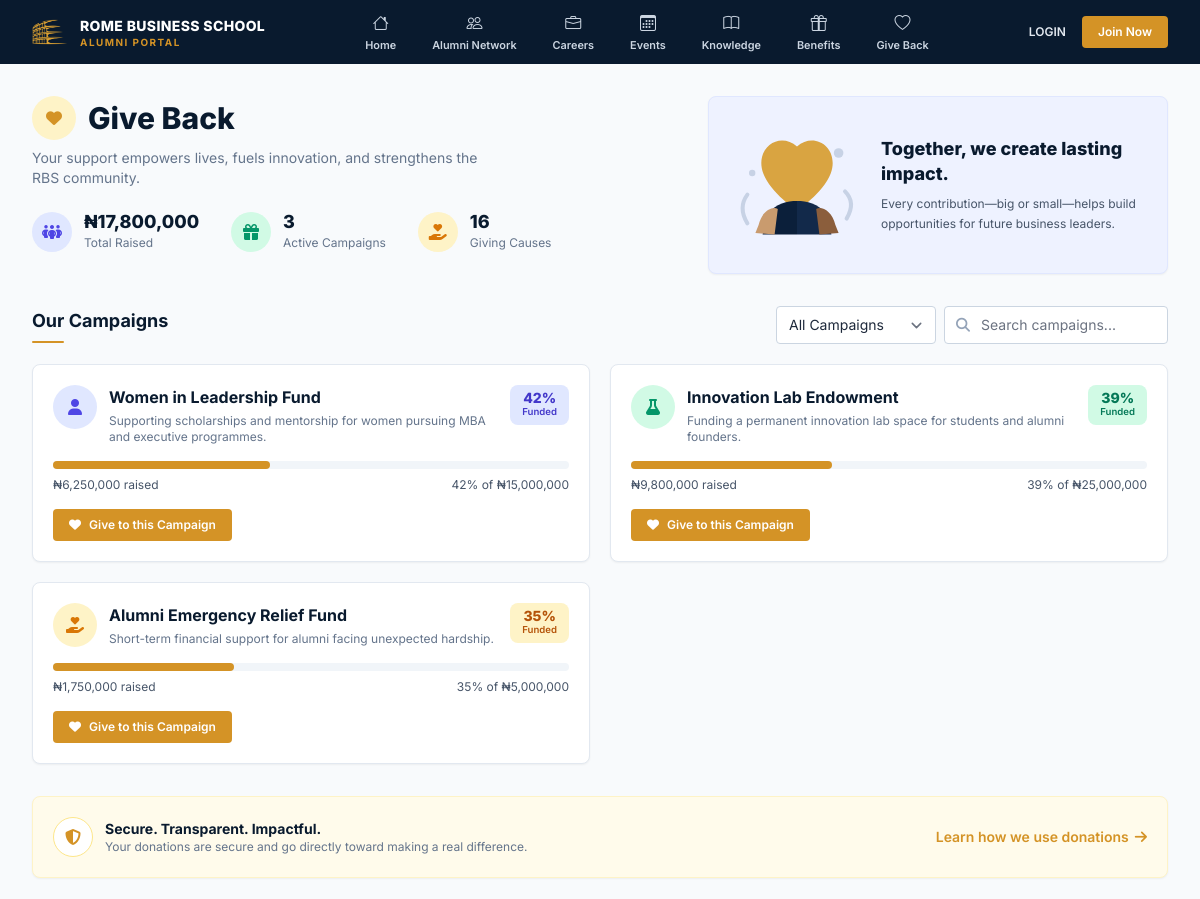
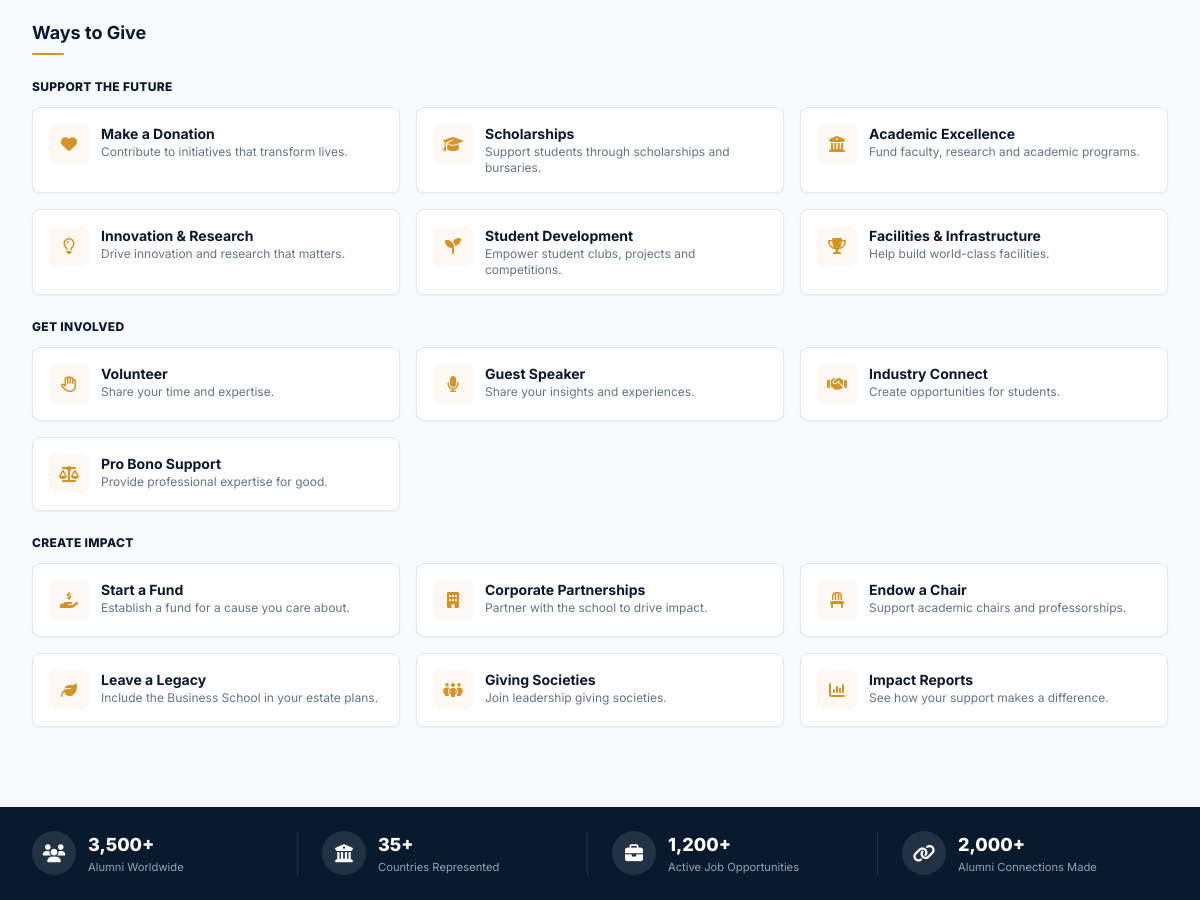
The page /give on the database its author committed (2 pictures, top to bottom).
### tables this page shows
CREATE TABLE campaigns (
  id INT AUTO_INCREMENT PRIMARY KEY,
  title VARCHAR(200) NOT NULL,
  description TEXT NULL,
  image VARCHAR(255) NULL,
  goal_amount DECIMAL(12,2) NOT NULL DEFAULT 0,
  raised_amount DECIMAL(12,2) NOT NULL DEFAULT 0,
  status ENUM('active','closed') NOT NULL DEFAULT 'active',
  created_at TIMESTAMP DEFAULT CURRENT_TIMESTAMP,
  updated_at TIMESTAMP DEFAULT CURRENT_TIMESTAMP ON UPDATE CURRENT_TIMESTAMP
);

CREATE TABLE giving_causes (
  id INT AUTO_INCREMENT PRIMARY KEY,
  column_group ENUM('support','involve','impact') NOT NULL DEFAULT 'support',
  slug VARCHAR(120) NOT NULL UNIQUE,
  title VARCHAR(150) NOT NULL,
  description VARCHAR(255) NULL,
  body MEDIUMTEXT NULL,
  icon VARCHAR(60) NOT NULL DEFAULT 'fa-solid fa-heart',
  sort_order INT NOT NULL DEFAULT 0,
  created_at TIMESTAMP DEFAULT CURRENT_TIMESTAMP,
  updated_at TIMESTAMP DEFAULT CURRENT_TIMESTAMP ON UPDATE CURRENT_TIMESTAMP
);

### app/Views/giving/index.php (the view, shortened to what the rows shown need)
<div class="max-w-[1280px] mx-auto px-4 md:px-8 py-8">
  <div class="grid grid-cols-1 lg:grid-cols-[1fr_460px] gap-6 items-stretch mb-8">
    <div>
      <div class="flex items-center gap-3 mb-2">
        <div class="w-11 h-11 rounded-full bg-amber-100 text-gold flex items-center justify-center flex-shrink-0"><i class="fa-solid fa-heart"></i></div>
        <h1 class="text-2xl md:text-3xl font-extrabold text-primary-navy">Give Back</h1>
      </div>
      <p class="text-sm text-slate-500 mb-6 max-w-md">Your support empowers lives, fuels innovation, and strengthens the RBS community.</p>
      <div class="flex flex-wrap gap-x-8 gap-y-4">
        <div class="flex items-center gap-3">
          <div class="w-10 h-10 rounded-full bg-indigo-100 text-indigo-600 flex items-center justify-center flex-shrink-0"><i class="fa-solid fa-people-group"></i></div>
          <div>
            <p class="text-lg font-extrabold text-primary-navy leading-none">&#8358;<?= number_format($totalRaised) ?></p>
            <p class="text-xs text-slate-500 mt-1">Total Raised</p>
          </div>
        </div>
        <div class="flex items-center gap-3">
          <div class="w-10 h-10 rounded-full bg-emerald-100 text-emerald-600 flex items-center justify-center flex-shrink-0"><i class="fa-solid fa-gift"></i></div>
          <div>
            <p class="text-lg font-extrabold text-primary-navy leading-none"><?= (int) $activeCount ?></p>
            <p class="text-xs text-slate-500 mt-1">Active Campaigns</p>
          </div>
        </div>
        <div class="flex items-center gap-3">
          <div class="w-10 h-10 rounded-full bg-amber-100 text-amber-600 flex items-center justify-center flex-shrink-0"><i class="fa-solid fa-hand-holding-heart"></i></div>
          <div>
            <p class="text-lg font-extrabold text-primary-navy leading-none"><?= (int) $causesCount ?></p>
            <p class="text-xs text-slate-500 mt-1">Giving Causes</p>
          </div>
        </div>
      </div>
    </div>
    <div class="card !bg-indigo-50 !border-indigo-100 p-6 flex items-center gap-5">
      <div class="flex-shrink-0">
      </div>
      <div>
        <h3 class="text-lg font-extrabold text-primary-navy leading-snug">Together, we create lasting impact.</h3>
        <p class="text-xs text-slate-600 mt-2 leading-relaxed">Every contribution—big or small—helps build opportunities for future business leaders.</p>
      </div>
    </div>
  </div>
  <div class="flex flex-wrap items-center justify-between gap-3 mb-5">
    <div>
      <h2 class="text-lg font-bold text-primary-navy">Our Campaigns</h2>
      <div class="w-8 h-0.5 bg-gold rounded-full mt-1.5"></div>
    </div>
    <div class="flex items-center gap-2">
      <form method="GET" action="<?= e(url('give')) ?>">
        <select name="sort" onchange="this.form.submit()" class="form-input text-sm !pr-9 min-w-[160px]">
          <option value="newest" <?= $sort === 'newest' ? 'selected' : '' ?>>All Campaigns</option>
        </select>
      </form>
      <form method="GET" action="<?= e(url('give')) ?>" class="relative">
        <input type="text" name="q" value="<?= e($q) ?>" placeholder="Search campaigns..." class="form-input !pl-9 text-sm w-52 sm:w-56">
        <button type="submit" class="absolute left-3 top-1/2 -translate-y-1/2 text-slate-400 text-sm"><i class="fa-solid fa-magnifying-glass"></i></button>
      </form>
    </div>
  </div>
  <div class="grid grid-cols-1 md:grid-cols-2 gap-5">
    <?php foreach ($campaigns as $i => $campaign): ?>
      <?php
        $pct = $campaign['goal_amount'] > 0 ? min(100, round($campaign['raised_amount'] / $campaign['goal_amount'] * 100)) : 0;
        $colors = campaign_color($campaign['title'], $i);
      ?>
      <div class="card p-5">
        <div class="flex items-start justify-between gap-3 mb-4">
          <div class="flex items-start gap-3 min-w-0">
            <div class="w-11 h-11 rounded-full <?= e($colors['bg']) ?> <?= e($colors['text']) ?> flex items-center justify-center flex-shrink-0"><i class="fa-solid <?= e(campaign_icon($campaign['title'], $i)) ?>"></i></div>
            <div class="min-w-0">
              <h4 class="text-base font-bold text-primary-navy"><?= e($campaign['title']) ?></h4>
              <p class="text-xs text-slate-500 mt-1"><?= e($campaign['description']) ?></p>
            </div>
          </div>
          <span class="<?= e($colors['badge']) ?> rounded-lg text-center flex-shrink-0 flex flex-col items-center px-3 py-1.5">
            <span class="text-sm font-extrabold leading-none"><?= $pct ?>%</span>
            <span class="text-[0.6rem] font-semibold">Funded</span>
          </span>
        </div>
        <div class="w-full bg-slate-100 rounded-full h-2 mb-2">
          <div class="bg-gold h-2 rounded-full" style="width: <?= $pct ?>%"></div>
        </div>
        <div class="flex justify-between text-xs text-slate-600 mb-4">
          <span>&#8358;<?= number_format((float) $campaign['raised_amount']) ?> raised</span>
          <span><?= $pct ?>% of &#8358;<?= number_format((float) $campaign['goal_amount']) ?></span>
        </div>
        <?php $alreadyGiven = in_array((int) $campaign['id'], $confirmedCampaignIds, true); ?>
        <?php if ($alreadyGiven): ?>
          <div class="flex items-center gap-3">
            <span class="badge bg-emerald-100 text-emerald-700 inline-flex items-center gap-1.5"><i class="fa-solid fa-circle-check"></i> Marked as Given</span>
            <button type="button" id="reveal-give-btn-<?= $campaign['id'] ?>" class="text-xs text-slate-500 hover:text-gold hover:underline" onclick="document.getElementById('reveal-give-btn-<?= $campaign['id'] ?>').classList.add('hidden'); document.getElementById('reveal-give-panel-<?= $campaign['id'] ?>').classList.remove('hidden');">View donation methods</button>
          </div>
        <?php else: ?>
          <button type="button" id="reveal-give-btn-<?= $campaign['id'] ?>" class="btn-gold !px-4 !py-2 text-xs flex items-center gap-2" onclick="document.getElementById('reveal-give-btn-<?= $campaign['id'] ?>').classList.add('hidden'); document.getElementById('reveal-give-panel-<?= $campaign['id'] ?>').classList.remove('hidden');"><i class="fa-solid fa-heart"></i> Give to this Campaign</button>
        <?php endif; ?>
      </div>
    <?php endforeach; ?>
  </div>
  <div class="card !bg-amber-50 !border-amber-100 p-5 mt-8 flex flex-wrap items-center justify-between gap-4">
    <div class="flex items-center gap-3">
      <div class="w-10 h-10 rounded-full bg-white text-gold flex items-center justify-center flex-shrink-0 border border-amber-200"><i class="fa-solid fa-shield-halved"></i></div>
      <div>
        <p class="text-sm font-bold text-primary-navy">Secure. Transparent. Impactful.</p>
        <p class="text-xs text-slate-500">Your donations are secure and go directly toward making a real difference.</p>
      </div>
    </div>
    <a href="<?= e(url('give/causes/make-a-donation')) ?>" class="text-sm font-semibold text-gold hover:underline flex items-center gap-1.5 flex-shrink-0">Learn how we use donations <i class="fa-solid fa-arrow-right"></i></a>
  </div>
  <?php
  $groupLabels = ['support' => 'Support the Future', 'involve' => 'Get Involved', 'impact' => 'Create Impact'];
  $causesByGroup = [];
  foreach ($causes as $cause) {
      $causesByGroup[$cause['column_group']][] = $cause;
  }
  ?>
  <?php if ($causesByGroup): ?>
    <div class="mt-10">
      <h2 class="text-lg font-bold text-primary-navy">Ways to Give</h2>
      <div class="w-8 h-0.5 bg-gold rounded-full mt-1.5"></div>
    </div>
    <?php foreach ($groupLabels as $groupKey => $groupLabel): if (empty($causesByGroup[$groupKey])) continue; ?>
      <h3 class="text-xs font-extrabold text-primary-navy uppercase tracking-wide mb-3 mt-6"><?= e($groupLabel) ?></h3>
      <div class="grid grid-cols-1 sm:grid-cols-2 lg:grid-cols-3 gap-4">
        <?php foreach ($causesByGroup[$groupKey] as $cause): ?>
          <a href="<?= e(url('give/causes/' . $cause['slug'])) ?>" class="card p-4 flex items-start gap-3">
            <div class="w-10 h-10 rounded-lg bg-[var(--menu-accent-50)] text-[var(--menu-accent-600)] flex items-center justify-center flex-shrink-0"><i class="<?= e($cause['icon']) ?>"></i></div>
            <div class="min-w-0">
              <h4 class="text-sm font-bold text-primary-navy"><?= e($cause['title']) ?></h4>
              <p class="text-xs text-slate-500"><?= e($cause['description']) ?></p>
            </div>
          </a>
        <?php endforeach; ?>
      </div>
    <?php endforeach; ?>
  <?php endif; ?>
</div>

### app/Core/Router.php (shortened to what the rows shown need)
<?php
class Router
{
    private array $routes = [];
    private function normalize(string $path): string
    {
        $path = rtrim($path, '/');
        return $path === '' ? '/' : $path;
    }
    private function add(string $method, string $path, string $handler): void
    {
        $path = $this->normalize($path);
        preg_match_all('#\{([a-zA-Z_]+)\}#', $path, $paramNames);
        $regex = preg_replace('#\{[a-zA-Z_]+\}#', '([^/]+)', $path);
        $regex = '#^' . $regex . '$#';
        $this->routes[] = [
            'method' => $method,
            'regex' => $regex,
            'handler' => $handler,
            'params' => $paramNames[1],
        ];
    }
    public function dispatch(string $method, string $uri): void
    {
        $uri = $this->normalize($uri);
        foreach ($this->routes as $route) {
            if ($route['method'] !== $method) {
                continue;
            }
            if (preg_match($route['regex'], $uri, $matches)) {
                array_shift($matches);
                $args = array_combine($route['params'], array_map('urldecode', $matches));
                [$controllerName, $action] = explode('@', $route['handler']);
                $controller = new $class();
                call_user_func_array([$controller, $action], $args);
                return;
            }
        }
    }
}

### rows shown on the page
campaigns: title "Women in Leadership Fund", description "Supporting scholarships and mentorship for women pursuing MBA and executive programmes.", pct "42", raised_amount "6,250,000", goal_amount "15,000,000"
campaigns: title "Innovation Lab Endowment", description "Funding a permanent innovation lab space for students and alumni founders.", pct "39", raised_amount "9,800,000", goal_amount "25,000,000"
campaigns: title "Alumni Emergency Relief Fund", description "Short-term financial support for alumni facing unexpected hardship.", pct "35", raised_amount "1,750,000", goal_amount "5,000,000"
giving_causes: title "Make a Donation", description "Contribute to initiatives that transform lives."
giving_causes: title "Scholarships", description "Support students through scholarships and bursaries."
giving_causes: title "Academic Excellence", description "Fund faculty, research and academic programs."
giving_causes: title "Innovation & Research", description "Drive innovation and research that matters."
giving_causes: title "Student Development", description "Empower student clubs, projects and competitions."
giving_causes: title "Facilities & Infrastructure", description "Help build world-class facilities."
giving_causes: title "Volunteer", description "Share your time and expertise."
giving_causes: title "Guest Speaker", description "Share your insights and experiences."
giving_causes: title "Industry Connect", description "Create opportunities for students."
giving_causes: title "Pro Bono Support", description "Provide professional expertise for good."
giving_causes: title "Start a Fund", description "Establish a fund for a cause you care about."
giving_causes: title "Corporate Partnerships", description "Partner with the school to drive impact."
giving_causes: title "Endow a Chair", description "Support academic chairs and professorships."
giving_causes: title "Leave a Legacy", description "Include the Business School in your estate plans."
giving_causes: title "Giving Societies", description "Join leadership giving societies."
giving_causes: title "Impact Reports", description "See how your support makes a difference."

### other values the page prints
$groupLabel "SUPPORT THE FUTURE"
$groupLabel "GET INVOLVED"
$groupLabel "CREATE IMPACT"
$footerSettings['metric_alumni'] "3,500+"
$footerSettings['metric_countries'] "35+"
$footerSettings['metric_jobs'] "1,200+"
$footerSettings['metric_connections'] "2,000+"
